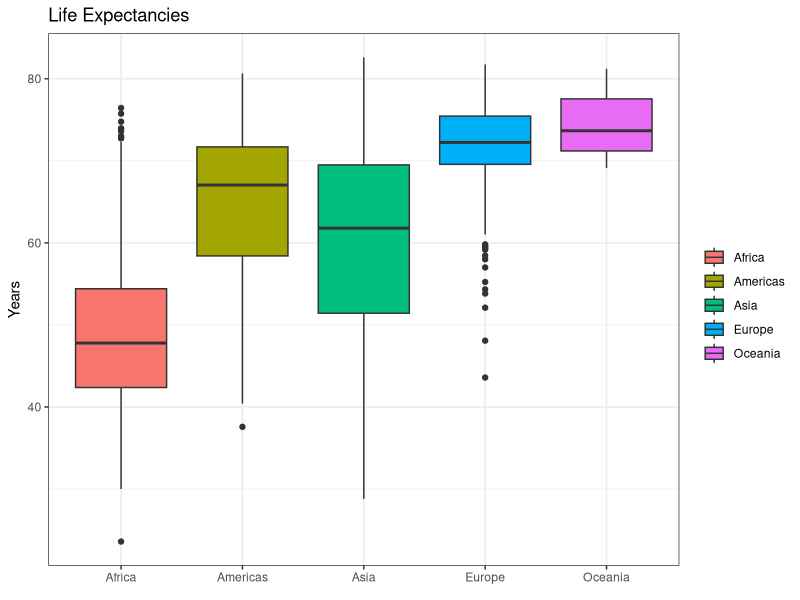
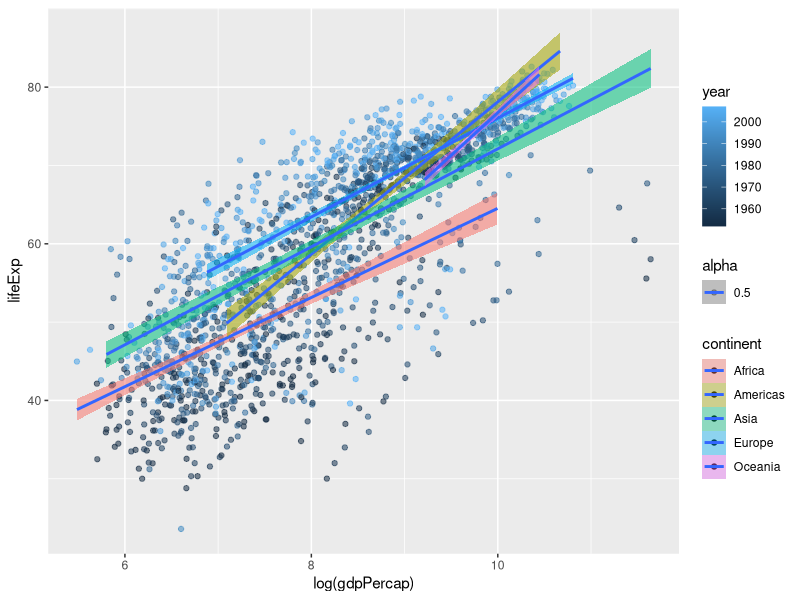
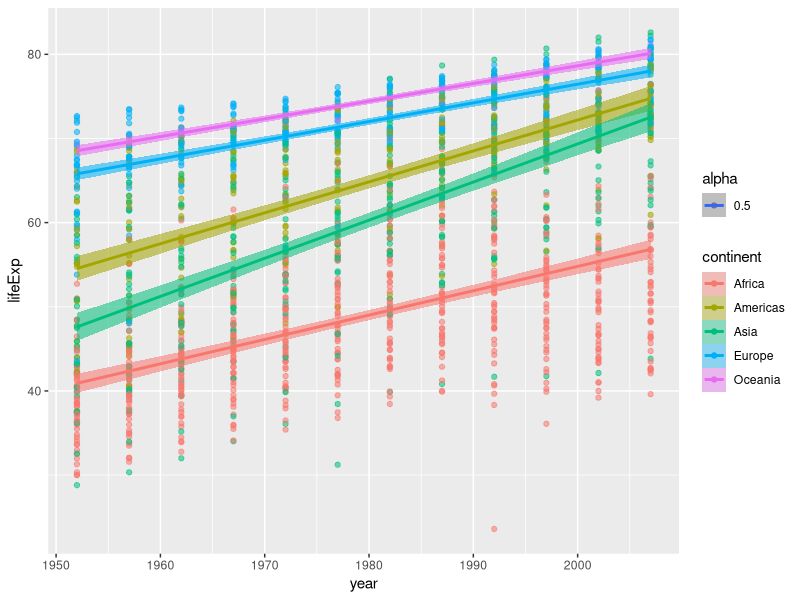
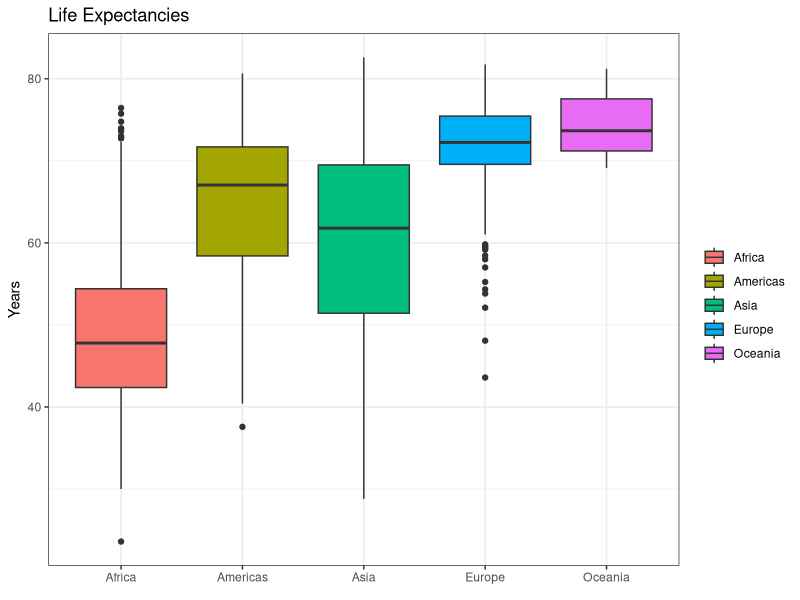
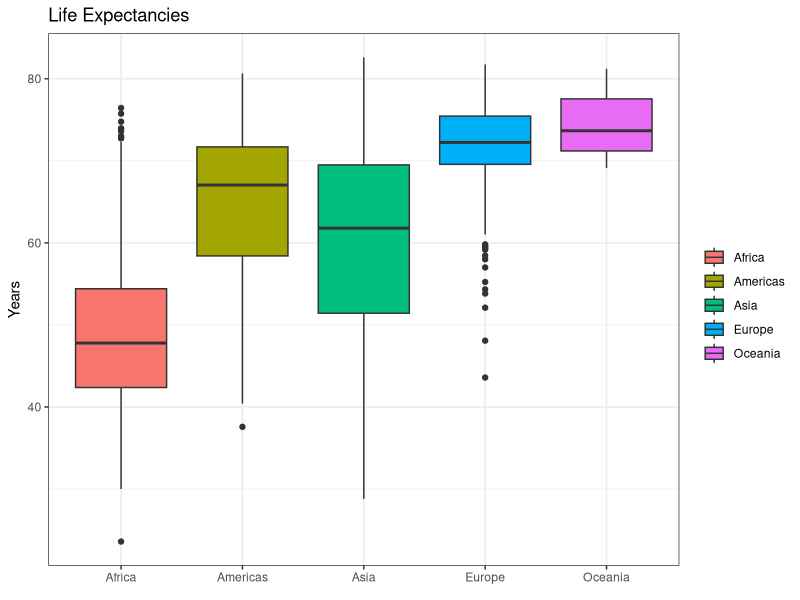
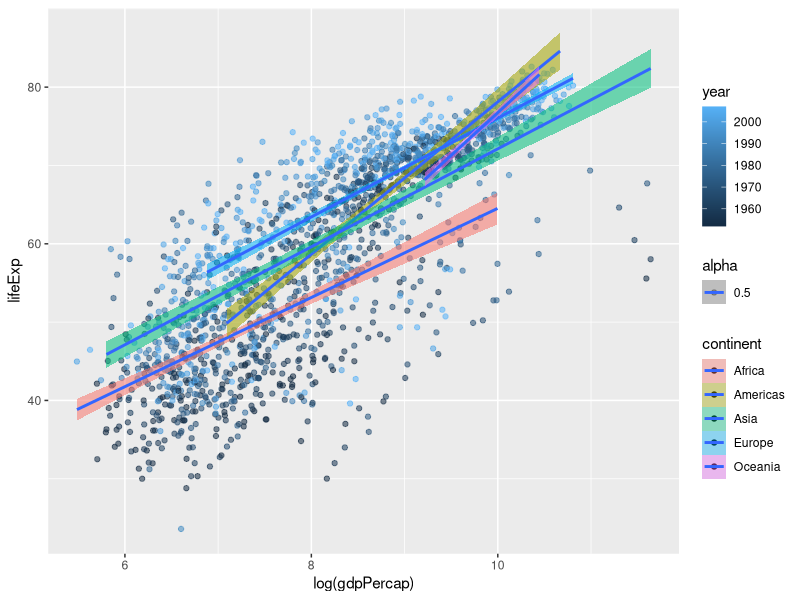

Source code (R) for these figures, in order:
# ggplot Intro
# H. Peter Nestler, November 8, 2020

library(tidyverse)

# download.file("https://raw.githubusercontent.com/iaviney/SWC_Workshop/main/Data/Data_Workfolder/gapminderdata/gapminder_by_country/gapminder.txt", "/cloud/project/gapminder.txt")
gapminder <- read.delim("gapminder.txt")
# view(gapminder)

# ggplot syntax
# ggplot(data = , mapping = aes(x= ,y=))
# then add geom to assign plot type

# First plot
ggplot(data = gapminder, mapping = aes(x=continent, y=lifeExp, fill=continent)) +
  geom_boxplot() + # plot styile for data
  labs(title = "Life Expectancies", x=element_blank(), y="Years", fill=element_blank()) + # Labels
  theme_bw() # overall look of graph
#+
#  geom_point() # add for additional layers

ggsave(filename = "Analysis/LifeExpCont.png")
ggsave(filename = paste0("Analysis/LifeExpCont_",Sys.Date(),".png"))

# Second PLot
ggplot(data = gapminder, mapping = aes(x=log(gdpPercap), y=lifeExp, fill=continent,color=year, alpha=.5)) +
  geom_point() +
  geom_smooth(method='lm', formula=y~x)

ggsave(filename = paste0("Analysis/LifeExp_GDP_Cont_",Sys.Date(),".png"))

ggplot(data = gapminder, mapping = aes(x=year, y=lifeExp, fill=continent,color=continent, alpha=.5)) +
  geom_point() +
  geom_smooth(method='lm', formula=y~x)
